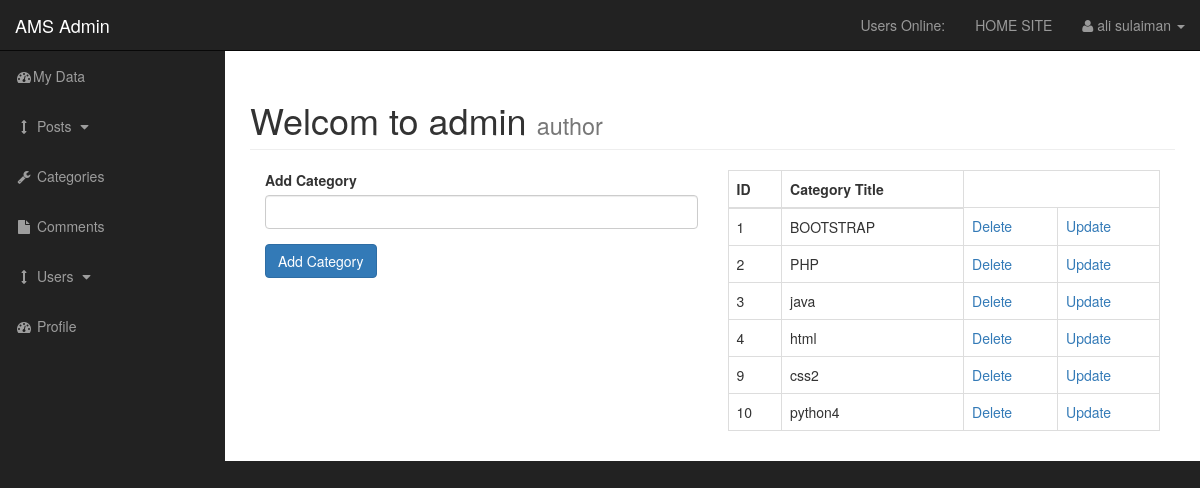
Screenshot of /admin/categories.php (signed in) with the database file from the repository.
### tables this page shows
CREATE TABLE `categories` (
  `cat_id` int(11) NOT NULL,
  `cat_title` varchar(222) NOT NULL
);

### admin/function.php (the view, shortened to what this page needs)
<?php
function findall_categories()
{
    global $connection;
    $query = "SELECT * FROM categories";
    $select_categories = mysqli_query($connection, $query);
    while ($row = mysqli_fetch_assoc($select_categories)) {
        $cat_id = $row['cat_id'];
        $cat_title = $row['cat_title'];
        echo "<tr>";
        echo "<td>{$cat_id}</td>";
        echo "<td>{$cat_title}</td>";
        echo "<td><a href='categories.php?delete={$cat_id}'>Delete</a></td>";
        echo "<td><a href='categories.php?update={$cat_id}'>Update</a></td>";
        echo "</tr>";
    }
}
?>

### admin/includes/admin_header.php (shortened to what this page needs)
<?php include "../includes/db.php" ?>
<?php include "function.php"; ?>
<!DOCTYPE html>
<html lang="en">
<head>
    <link href="css/bootstrap.min.css" rel="stylesheet">
    <link href="css/sb-admin.css" rel="stylesheet">
    <link rel="stylesheet" href="css/summernote.css" >
    <link href="font-awesome/css/font-awesome.min.css" rel="stylesheet" type="text/css">
    <link rel="stylesheet" href="css/styles.css" >
</head>

### admin/categories.php (shortened to what this page needs)
<?php include "includes/admin_header.php" ?>
<body>
    <div id="wrapper">
        <?php include "includes/admin_navigation.php" ?>
        <div id="page-wrapper">
            <div class="container-fluid">
                <div class="row">
                    <div class="col-lg-12">
                        <h1 class="page-header">
                            Welcom to admin
                            <small>author</small>
                        </h1>
                        <div class="col-xs-6">
                            <form action="" method="post">
                                <div class="form-group">
                                    <label for="cat_title">Add Category</label>
                                    <input class="form-control" type="text" name="cat_title">
                                </div>
                                <div class="form-group">
                                    <input class="btn btn-primary" type="submit" name="submit" value="Add Category">
                                </div>
                            </form>
                        </div>
                        <div class="col-xs-6">
                            <table class="table table-bordered table-hover ">
                                <thead>
                                    <tr>
                                        <th>ID</th>
                                        <th>Category Title</th>
                                    </tr>
                                </thead>
                                <tbody>
                                    <?php
                                    findall_categories();
                                    ?>
                                </tbody>
                            </table>
                        </div>
                    </div>
                </div>
            </div>
        </div>
        <?php include "includes/admin_footer.php" ?>

### admin/includes/admin_navigation.php (shortened to what this page needs)
<nav class="navbar navbar-inverse navbar-fixed-top" role="navigation">
            <div class="navbar-header">
                <a class="navbar-brand" href="index.php">AMS Admin</a>
            </div>
            <ul class="nav navbar-right top-nav">
                <li><a href="">Users Online: <span class="useronline"></span> </a></li>
                <li><a href="../index.php">HOME SITE</a></li>
                <li class="dropdown">
                    <a href="#" class="dropdown-toggle" data-toggle="dropdown"><i class="fa fa-user"></i>
 <?php
 if(isset($_SESSION['username'])){
    echo $_SESSION['username'];
 }
 ?>
                    <b class="caret"></b></a>
                </li>
            </ul>
            <div class="collapse navbar-collapse navbar-ex1-collapse">
                <ul class="nav navbar-nav side-nav">
                <li>
                        <a href="index.php"><i class="fa fa-fw fa-dashboard"></i>My Data</a>
                    </li>
                    <li>
                        <a href="javascript:;" data-toggle="collapse" data-target="#posts_dropdown"><i class="fa fa-fw fa-arrows-v"></i> Posts <i class="fa fa-fw fa-caret-down"></i></a>
                    </li>
                    <li>
                        <a href="categories.php"><i class="fa fa-fw fa-wrench"></i> Categories</a>
                    </li>
                    <li class="">
                        <a href="comment.php"><i class="fa fa-fw fa-file"></i> Comments</a>
                    </li>
                    <li>
                        <a href="javascript:;" data-toggle="collapse" data-target="#demo"><i class="fa fa-fw fa-arrows-v"></i> Users <i class="fa fa-fw fa-caret-down"></i></a>
                    </li>
                    <li>
                        <a href="profile.php"><i class="fa fa-fw fa-dashboard"></i> Profile</a>
                    </li>
                </ul>
            </div>
        </nav>

### admin/includes/admin_footer.php (shortened to what this page needs)
</div>
</body>
</html>

### admin/css/sb-admin.css (style rules this page uses)
body { margin-top: 100px; background-color: #222; }
@media (min-width:768px) { body { margin-top: 50px; } }
#wrapper { padding-left: 0; }
#page-wrapper { width: 100%; padding: 0; background-color: #fff; }
@media (min-width:768px) { #wrapper { padding-left: 225px; } }
@media (min-width:768px) { #page-wrapper { padding: 10px; } }
.top-nav { padding: 0 15px; }
.top-nav>li { display: inline-block; float: left; }
.top-nav>li>a { padding-top: 15px; padding-bottom: 15px; line-height: 20px; color: #999; }
@media (min-width:768px) { .side-nav { position: fixed; top: 51px; left: 225px; width: 225px; margin-left: -225px; border: none; border-radius: 0; overflow-y: auto; background-color: #222; } }
@media (min-width:768px) { .side-nav>li>a { width: 225px; } }

### rows the page displays
categories: cat_id "1", cat_title "BOOTSTRAP"
categories: cat_id "2", cat_title "PHP"
categories: cat_id "3", cat_title "java"
categories: cat_id "4", cat_title "html"
categories: cat_id "9", cat_title "css2"
categories: cat_id "10", cat_title "python4"

### other values shown
$_SESSION['username'] "ali sulaiman"
